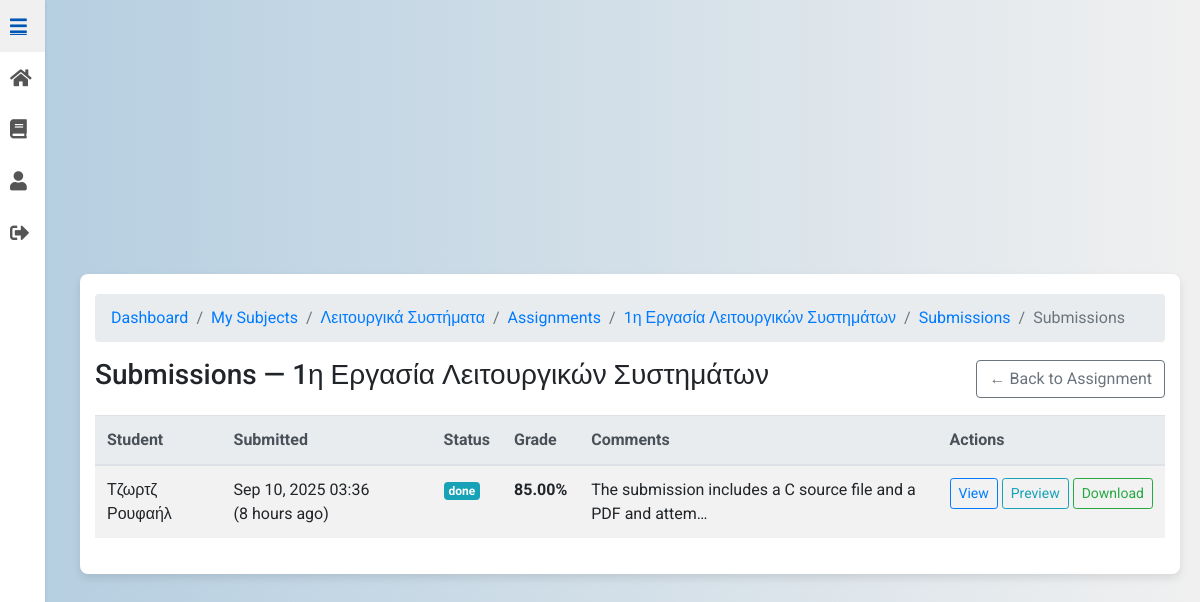
Screenshot of /assignments/6/submissions/ (signed in) with the database file from the repository.
### subjects/models.py (models this page shows, shortened)
class Subject(models.Model):
    name = models.CharField(max_length=100)
    professor = models.ForeignKey(
        CustomUser,
        limit_choices_to={"role": "professor"},
        on_delete=models.CASCADE,
        editable=False,
    )
    description = models.TextField(blank=True)
    class Meta:
        ordering = ["name"]

### assignments/models.py (models this page shows, shortened)
class Assignment(models.Model):
    title = models.CharField(max_length=255)
    description = models.TextField()
    subject = models.ForeignKey("subjects.Subject", related_name="assignments", on_delete=models.CASCADE)
    professor = models.ForeignKey("users.CustomUser", limit_choices_to={"role": "professor"}, on_delete=models.CASCADE)
    due_date = models.DateTimeField()
    file = models.FileField(upload_to=assignment_upload_path, blank=True, null=True, max_length=1024)
    autograde_enabled = models.BooleanField(default=True)
    autograde_max_tokens = models.PositiveIntegerField(default=16000)
    autograde_leniency = models.PositiveIntegerField(default=5)
    autograde_weight_runtime = models.FloatField(default=0.7)
    autograde_weight_rubric = models.FloatField(default=0.3)
    autograde_job_scheduled = models.BooleanField(default=False)
    autograde_done_at = models.DateTimeField(blank=True, null=True)
    created_at = models.DateTimeField(auto_now_add=True)
    updated_at = models.DateTimeField(auto_now=True)

class AssignmentSubmission(models.Model):
    assignment = models.ForeignKey(Assignment, related_name="submissions", on_delete=models.CASCADE)
    student = models.ForeignKey("users.CustomUser", related_name="assignment_submissions", on_delete=models.CASCADE)
    file = models.FileField(upload_to=submission_upload_path, max_length=1024)
    submitted_at = models.DateTimeField(default=timezone.now)
    grade_pct = models.FloatField(null=True, blank=True)
    AUTOGRADE_STATUS = [
        ("queued", "Queued"),
        ("running", "Running"),
        ("done", "Done"),
        ("failed", "Failed"),
        ("await_manual", "Await manual review"),
    ]
    autograde_status = models.CharField(max_length=12, choices=AUTOGRADE_STATUS, default="queued")
    autograde_report = models.JSONField(blank=True, null=True)
    ai_feedback = models.TextField(blank=True)
    runner_logs = models.TextField(blank=True)
    class Meta:
        unique_together = (("assignment", "student"),)
        ordering = ["-submitted_at"]

### users/models.py (models this page shows, shortened)
class CustomUser(AbstractUser):
    ROLE_CHOICES = [
        ('student', 'Student'),
        ('professor', 'Professor')
    ]
    role = models.CharField(max_length=10, choices=ROLE_CHOICES)
    institution = models.ForeignKey('Institution', on_delete=models.SET_NULL, null=True, blank=True)

### assignments/views.py (the view)
# urls.py: path("<int:pk>/submissions/", views.AssignmentSubmissionsListView.as_view(), name="assignment_submissions"),
class AssignmentSubmissionsListView(LoginRequiredMixin, BreadcrumbMixin, ListView):
    template_name = "assignment_submissions.html"
    context_object_name = "submissions"
    def get_queryset(self):
        self.assignment = get_object_or_404(Assignment, pk=self.kwargs["pk"])
        if not _is_owner_prof(self.request.user, self.assignment.subject):
            raise Http404("Not found.")
        if not HAS_SUBMISSIONS:
            return []
        return (
            AssignmentSubmission.objects
            .filter(assignment=self.assignment)
            .select_related("student")
            .order_by("-submitted_at")
        )
    def get_breadcrumbs(self):
        a = self.assignment
        return [
            ("Dashboard", DASHBOARD_URL),
            ("My Subjects", reverse_lazy("subjects:my_subjects")),
            (a.subject.name, reverse_lazy("subjects:subject_detail", kwargs={"pk": a.subject.pk})),
            ("Assignments", reverse_lazy("assignments:assignment_list", kwargs={"subject_id": a.subject.pk})),
            (a.title, reverse_lazy("assignments:assignment_detail", kwargs={"pk": a.pk})),
            ("Submissions", self.request.path),
        ]
    def get_context_data(self, **kwargs):
        ctx = super().get_context_data(**kwargs)
        ctx["assignment"] = self.assignment
        ctx["subject"] = self.assignment.subject
        ctx["can_manage"] = True
        ctx["breadcrumbs"] = self.get_breadcrumbs()
        return ctx

### UniGrading/mixin.py (called while the page is built)
    def get_context_data(self, **kwargs):
        context = super().get_context_data(**kwargs)
        context["breadcrumbs"] = self.get_breadcrumbs()
        return context

### assignments/views.py (called while the page is built)
def _is_owner_prof(user, subject: Subject) -> bool:
    return getattr(user, "role", None) == "professor" and subject.professor_id == user.id

### assignments/templates/assignment_submissions.html (shortened to what this page needs)
{% extends 'base.html' %}
{% load humanize %}
{% block content %}
<div class="container mt-5">
  <nav aria-label="breadcrumb">
    <ol class="breadcrumb">
      {% for name, url in breadcrumbs %}
        <li class="breadcrumb-item"><a href="{{ url }}">{{ name }}</a></li>
      {% endfor %}
      <li class="breadcrumb-item active" aria-current="page">Submissions</li>
    </ol>
  </nav>
  <div class="d-flex justify-content-between align-items-center mb-3">
    <h3>Submissions — {{ assignment.title }}</h3>
    <a href="{% url 'assignments:assignment_detail' assignment.pk %}" class="btn btn-outline-secondary">
      ← Back to Assignment
    </a>
  </div>
  {% if submissions %}
    <div class="table-responsive">
      <table class="table table-striped table-hover">
        <thead class="thead-light">
          <tr>
            <th>Student</th>
            <th>Submitted</th>
            <th>Status</th>
            <th>Grade</th>
            <th>Comments</th>
            <th style="width: 190px;">Actions</th>
          </tr>
        </thead>
        <tbody>
        {% for s in submissions %}
          <tr>
            <td>
              {{ s.student.get_full_name|default:s.student.email }}
            </td>
            <td title="{{ s.submitted_at }}">
              {{ s.submitted_at|date:"M d, Y H:i" }} ({{ s.submitted_at|naturaltime }})
            </td>
            <td>
              {% if s.autograde_status %}
                <span class="badge badge-{{ s.autograde_status|yesno:'info,warning,success,danger' }}">
                  {{ s.autograde_status }}
                </span>
              {% else %}
                <span class="badge badge-secondary">n/a</span>
              {% endif %}
            </td>
            <td>
              {% if s.grade_pct is not None %}
                <strong>{{ s.grade_pct|floatformat:2 }}%</strong>
              {% else %}
                <span class="text-muted">Pending</span>
              {% endif %}
            </td>
            <td>
              {% if s.ai_feedback %}
                {{ s.ai_feedback|truncatechars:60 }}
              {% else %}
                <span class="text-muted">—</span>
              {% endif %}
            </td>
            <td class="text-nowrap">
              <a class="btn btn-sm btn-outline-primary"
                 href="{% url 'assignments:assignment_submission_detail' s.pk %}">
                View
              </a>
              <a class="btn btn-sm btn-outline-info"
                 href="{% url 'assignments:preview_submission_file' s.pk %}" target="_blank" rel="noopener">
                Preview
              </a>
              <a class="btn btn-sm btn-outline-success"
                 href="{% url 'assignments:download_submission_file' s.pk %}">
                Download
              </a>
            </td>
          </tr>
        {% endfor %}
        </tbody>
      </table>
    </div>
  {% else %}
    <div class="alert alert-info mb-0">
      No submissions yet.
    </div>
  {% endif %}
</div>
{% endblock %}

### static/css/styles.css (style rules this page uses)
body { font-family: 'Roboto', sans-serif; background: linear-gradient(to right, #b3cde0, #f0f0f0); margin: 0; padding: 0; display: flex; justify-content: center; align-items: center; min-height: 100vh; }
.container { background-color: #ffffff; padding: 20px; border-radius: 8px; box-shadow: 0 4px 8px rgba(0, 0, 0, 0.1); max-width: 900px; width: 100%; animation: fadeIn 1s ease-in-out; }

### subjects/templates/base.html (style rules this page uses)
body { background: linear-gradient(to right, #b3cde0, #f0f0f0); margin: 0; padding: 0; font-family: 'Roboto', sans-serif; display: flex; }
.main-content > * { max-width: 100%; }

### rows the page displays
Subject: breadcrumbs "Λειτουργικά Συστήματα"
Assignment: breadcrumbs "1η Εργασία Λειτουργικών Συστημάτων", title "1η Εργασία Λειτουργικών Συστημάτων"
AssignmentSubmission: student.get_full_name "Τζωρτζ Ρουφαήλ", submitted_at "Sep 10, 2025 03:36", submitted_at "8 hours ago", autograde_status "done", grade_pct "85.00", ai_feedback "The submission includes a C source file and a PDF and attem…"

### other values shown
{{ name }} "Dashboard" "My Subjects" "Assignments" "Submissions"
